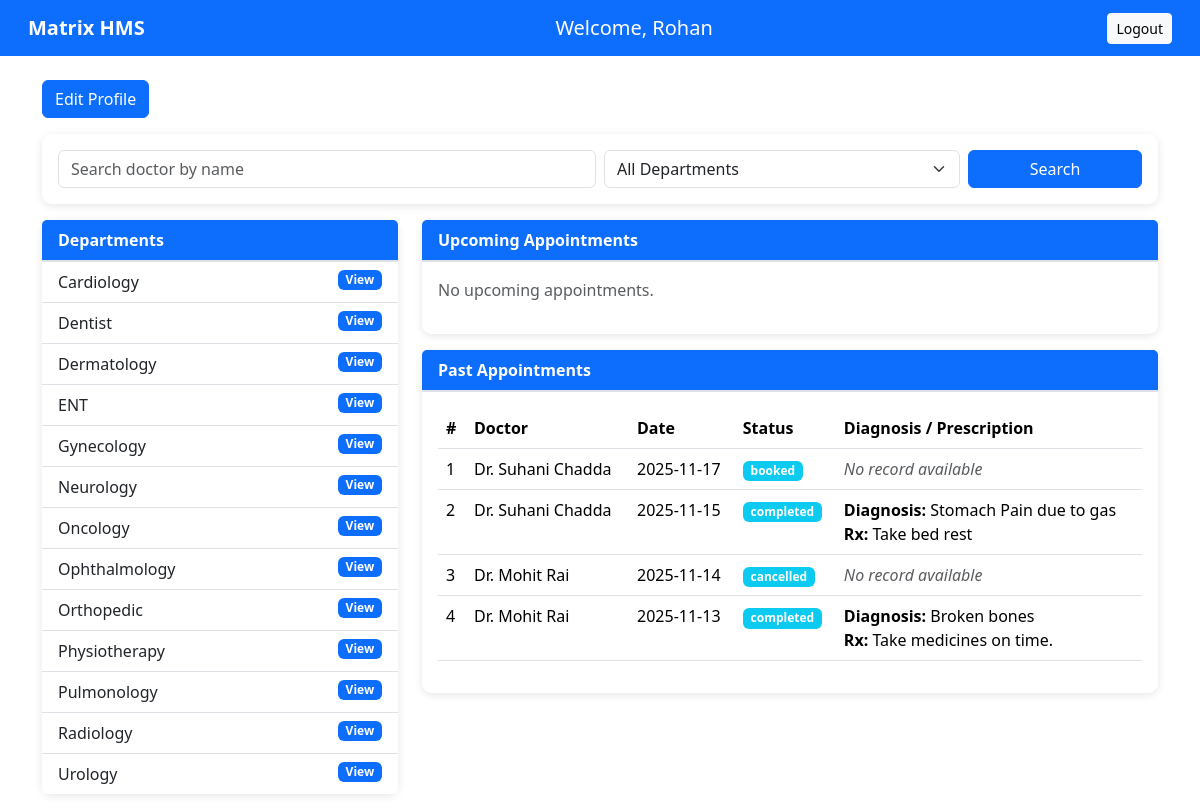
/patient_dashboard/Rohan, run on the app's committed database.
### models.py (models this page shows)
class Department(db.Model):
    __tablename__ = 'departments'
    id = db.Column(db.Integer, primary_key=True)
    department_name = db.Column(db.String(100), unique=True, nullable=False)
    description = db.Column(db.Text)
    doctors = db.relationship('Doctor', back_populates='department', lazy=True)

class Appointment(db.Model):
    __tablename__ = 'appointments'
    id = db.Column(db.Integer, primary_key=True)
    patient_id = db.Column(db.Integer, db.ForeignKey('patients.id'), nullable=False)
    doctor_id = db.Column(db.Integer, db.ForeignKey('doctors.id'), nullable=False)
    appointment_date = db.Column(db.Date, nullable=False)
    appointment_time = db.Column(db.Time, nullable=False)
    status = db.Column(db.String(20), default='booked')  # booked, completed, cancelled
    created_at = db.Column(db.DateTime, default=datetime.utcnow)
    patient = db.relationship('Patient', back_populates='appointments')
    doctor = db.relationship('Doctor', back_populates='appointments')
    history_record = db.relationship('PatientHistory', back_populates='appointment', uselist=False)

class User(db.Model):
    __tablename__ = 'users'
    id = db.Column(db.Integer, primary_key=True)
    user_name = db.Column(db.String(100), nullable=False)
    user_email = db.Column(db.String(100), unique=True, nullable=False)
    user_password = db.Column(db.String(200), nullable=False)
    user_role = db.Column(db.String(20), nullable=False)
    created_at = db.Column(db.DateTime, default=datetime.utcnow)
    doctor_profile = db.relationship('Doctor', back_populates='user', uselist=False)
    patient_profile = db.relationship('Patient', back_populates='user', uselist=False)

class PatientHistory(db.Model):
    __tablename__ = 'patient_history'
    id = db.Column(db.Integer, primary_key=True)
    patient_id = db.Column(db.Integer, db.ForeignKey('patients.id'), nullable=False)
    appointment_id = db.Column(db.Integer, db.ForeignKey('appointments.id'), unique=True)
    doctor_id = db.Column(db.Integer, db.ForeignKey('doctors.id'))
    visit_type = db.Column(db.String(50))
    test_type = db.Column(db.String(100))
    diagnosis = db.Column(db.Text)
    treatment = db.Column(db.Text)
    prescription = db.Column(db.Text)
    doctor_name = db.Column(db.String(100))
    department = db.Column(db.String(100))
    created_at = db.Column(db.DateTime, default=datetime.utcnow)
    patient = db.relationship('Patient', back_populates='medical_history')
    doctor = db.relationship('Doctor', back_populates='patient_histories')
    appointment = db.relationship('Appointment', back_populates='history_record')

### app.py (the view)
@app.route('/patient_dashboard/<string:username>')
def patient_dashboard(username):
    user = User.query.filter_by(user_name=username, user_role='patient').first()
    patient = Patient.query.filter_by(id=user.id).first()
    departments = Department.query.order_by(Department.department_name).all()
    q = request.args.get('q', '').strip()
    dept_id = request.args.get('dept', type=int)
    doctors_query = Doctor.query.join(User, Doctor.id == User.id)  # join to access user_name
    if q:
        doctors_query = doctors_query.filter(User.user_name.ilike(f"%{q}%"))
    if dept_id:
        doctors_query = doctors_query.filter(Doctor.department_id == dept_id)
    found_doctors = doctors_query.all() if (q or dept_id) else []
    today = date.today()
    upcoming = (Appointment.query
        .filter_by(patient_id=patient.id)
        .filter(
            (Appointment.appointment_date >= today) &
            (Appointment.status == 'booked'))
            .order_by(Appointment.appointment_date, Appointment.appointment_time)
            .all())
    past = (Appointment.query
        .filter_by(patient_id=patient.id)
        .filter(
            (Appointment.appointment_date < today) |
            Appointment.status.in_(['completed', 'cancelled'])
        )
        .order_by(Appointment.appointment_date.desc())
        .all())
    return render_template('PatientUI/patient_dashboard.html',
                           username=username,
                           user=user,
                           patient=patient,
                           departments=departments,
                           found_doctors=found_doctors,
                           upcoming=upcoming,
                           past=past,
                           q=q,
                           dept_id=dept_id)

### templates/PatientUI/patient_dashboard.html (shortened to what this page needs)
{% extends "base.html" %}
{% block content %}
<div class="container mt-4">
    <a href="{{ url_for('edit_profile', patient_id=patient.id) }}" class="btn btn-primary mb-3 w-auto">
        Edit Profile
    </a>
    <div class="card mb-3 p-3">
        <form method="get" action="{{ url_for('patient_dashboard', username=username) }}">
            <div class="row g-2">
                <div class="col-md-6">
                    <input type="text" name="q" class="form-control" placeholder="Search doctor by name"
                        value="{{ q }}">
                </div>
                <div class="col-md-4">
                    <select name="dept" class="form-select">
                        <option value="">All Departments</option>
                    </select>
                </div>
                <div class="col-md-2">
                    <button class="btn btn-primary w-100">Search</button>
                </div>
            </div>
        </form>
    </div>
    <div class="row">
        <div class="col-md-4">
            <div class="card mb-3">
                <div class="card-header bg-primary text-white "><strong>Departments</strong></div>
                <div class="list-group list-group-flush">
                    {% for d in departments %}
                    <a href="{{ url_for('department_detail', dept_id=d.id, username=username) }}"
                        class="list-group-item list-group-item-action">
                        {{ d.department_name }}
                        <span class="badge bg-primary float-end">View</span>
                    </a>
                    {% endfor %}
                </div>
            </div>
        </div>
        <div class="col-md-8">
            <div class="card mb-3">
                <div class="card-header bg-primary text-white"><strong>Upcoming Appointments</strong></div>
                <div class="card-body">
                    {% if upcoming %}
                    <div class="table-responsive">
                        <table class="table table-hover">
                            <thead>
                                <tr>
                                    <th>S. No.</th>
                                    <th>Doctor</th>
                                    <th>Date</th>
                                    <th>Time</th>
                                    <th>Status</th>
                                    <th>Action</th>
                                </tr>
                            </thead>
                            <tbody>
                                {% for a in upcoming %}
                                <tr>
                                    <td>{{ loop.index }}</td>
                                    <td>{{ a.doctor.user.user_name }} <br><small>{{ a.doctor.department.department_name
                                            }}</small></td>
                                    <td>{{ a.appointment_date.strftime('%Y-%m-%d') }}</td>
                                    <td>{{ a.appointment_time.strftime('%H:%M') }}</td>
                                    <td><span class="badge bg-info">{{ a.status }}</span></td>
                                    <td>
                                        <form method="post"
                                            action="{{ url_for('patient_cancel_appointment', username=username, appointment_id=a.id) }}"
                                            style="display:inline;">
                                            <button class="btn btn-danger btn-sm" type="submit">Cancel</button>
                                        </form>
                                        <a href="{{ url_for('view_patient_history', role='patient', username=username, patient_id=patient.id) }}"
                                            class="btn btn-outline-primary btn-sm">History</a>
                                    </td>
                                </tr>
                                {% endfor %}
                            </tbody>
                        </table>
                    </div>
                    {% else %}
                    <p class="text-muted">No upcoming appointments.</p>
                    {% endif %}
                </div>
            </div>
            <div class="card">
                <div class="card-header bg-primary text-white"><strong>Past Appointments</strong></div>
                <div class="card-body">
                    {% if past %}
                    <div class="table-responsive">
                        <table class="table table-hover">
                            <thead>
                                <tr>
                                    <th>#</th>
                                    <th>Doctor</th>
                                    <th>Date</th>
                                    <th>Status</th>
                                    <th>Diagnosis / Prescription</th>
                                </tr>
                            </thead>
                            <tbody>
                                {% for a in past %}
                                <tr>
                                    <td>{{ loop.index }}</td>
                                    <td>{{ a.doctor.user.user_name }}</td>
                                    <td>{{ a.appointment_date.strftime('%Y-%m-%d') }}</td>
                                    <td><span class="badge bg-info">{{ a.status }}</span></td>
                                    <td>
                                        {% if a.history_record %}
                                        <strong>Diagnosis:</strong> {{ a.history_record.diagnosis }}<br>
                                        <strong>Rx:</strong> {{ a.history_record.prescription }}
                                        {% else %}
                                        <em class="text-muted">No record available</em>
                                        {% endif %}
                                    </td>
                                </tr>
                                {% endfor %}
                            </tbody>
                        </table>
                    </div>
                    {% else %}
                    <p class="text-muted">No past appointments.</p>
                    {% endif %}
                </div>
            </div>
        </div>
    </div>
</div>
{% endblock %}

### templates/PatientUI/patient_dashboard.html (style rules this page uses)
body { background-image: url('/static/images/Doc-Patient\ bg.jpg'); background-size: cover; background-repeat: no-repeat; background-attachment: fixed; min-height: 100vh; }
.card { background-color: rgba(255, 255, 255, 0.95); border: none; border-radius: 10px; box-shadow: 0 2px 8px rgba(0, 0, 0, 0.1); }
.card-header { background-color: rgba(248, 249, 250, 0.95); border-bottom: 2px solid #dee2e6; font-weight: 600; }
.table { background-color: transparent; }
.list-group-item { background-color: rgba(255, 255, 255, 0.9); }

### data on the page
Department: department_name "Cardiology"
Department: department_name "Dentist"
Department: department_name "Dermatology"
Department: department_name "ENT"
Department: department_name "Gynecology"
Department: department_name "Neurology"
Department: department_name "Oncology"
Department: department_name "Ophthalmology"
Department: department_name "Orthopedic"
Department: department_name "Physiotherapy"
Department: department_name "Pulmonology"
Department: department_name "Radiology"
Department: department_name "Urology"
Appointment: doctor.user.user_name "Dr. Suhani Chadda", appointment_date "2025-11-17", status "booked", shows "No record available"
Appointment: doctor.user.user_name "Dr. Suhani Chadda", appointment_date "2025-11-15", status "completed", history_record.diagnosis "Stomach Pain due to gas", history_record.prescription "Take bed rest"
Appointment: doctor.user.user_name "Dr. Mohit Rai", appointment_date "2025-11-14", status "cancelled", shows "No record available"
Appointment: doctor.user.user_name "Dr. Mohit Rai", appointment_date "2025-11-13", status "completed", history_record.diagnosis "Broken bones", history_record.prescription "Take medicines on time."

### other printed values
{{ username }} "Rohan"
